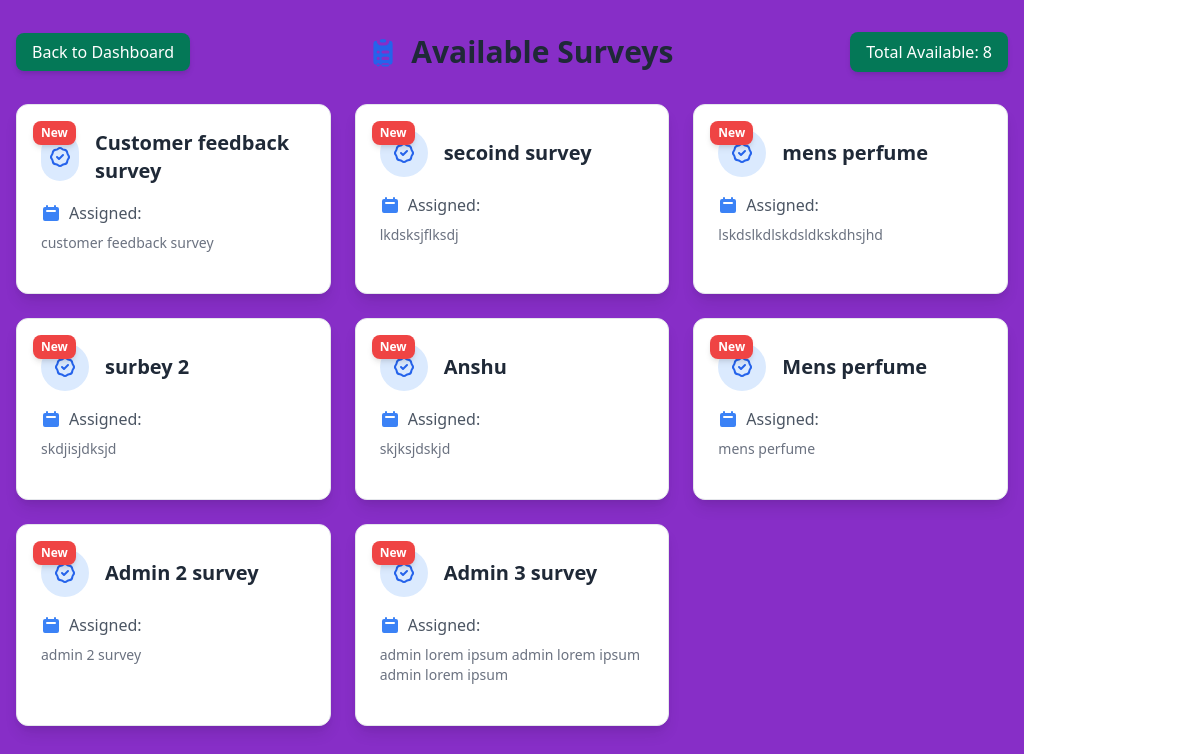
The page /respondent/survey_wall/ (signed in) on the database as committed earlier.
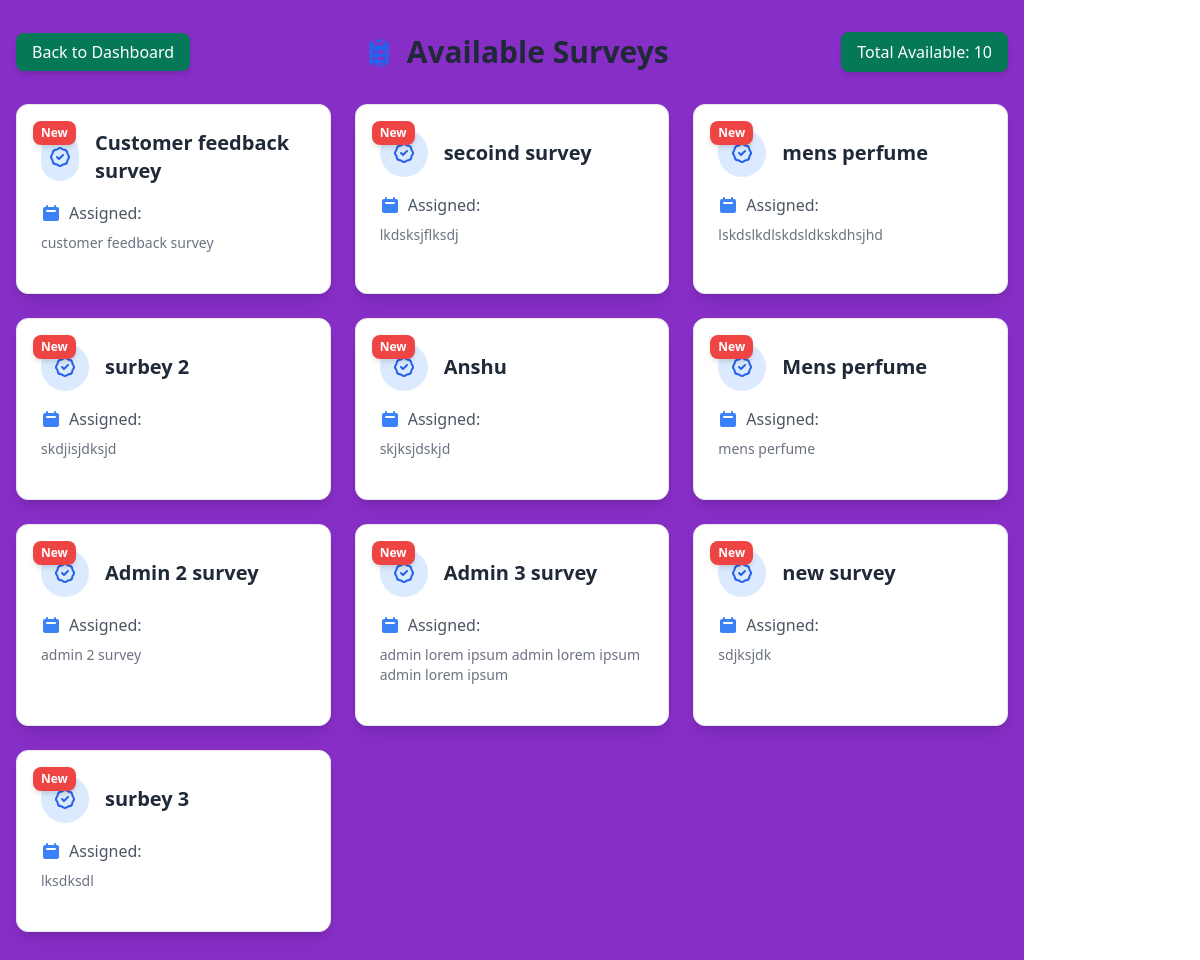
The same page on the database as committed later.
### surveys/models.py (models this page shows, shortened)
class Survey(models.Model):
    title = models.CharField(max_length=200)
    description = models.TextField(blank=True, null=True)
    user = models.ForeignKey(
        settings.AUTH_USER_MODEL,
        on_delete=models.CASCADE,
        related_name='surveys',
        null=True  # Allow existing surveys to remain
    )
    created_at = models.DateTimeField(auto_now_add=True)
    updated_at = models.DateTimeField(auto_now=True)
    unique_link = models.CharField(max_length=16, unique=True, blank=True)
    external_link = models.CharField(max_length=16, unique=True, blank=True, null=True)
    max_external_responses = models.PositiveIntegerField(null=True, blank=True)
    external_response_count = models.PositiveIntegerField(default=0)
    is_active = models.BooleanField(default=True)  # New field to track survey activation status
    expiry_datetime = models.DateTimeField(null=True, blank=True)
    is_expired = models.BooleanField(default=False)
    points = models.IntegerField(default=0)

### respondent_app/views.py (the view)
# urls.py: path('survey_wall/', survey_wall, name='survey_wall'),
@login_required
def survey_wall(request):
    surveys = Survey.objects.all()
    taken_surveys = Response.objects.filter(user=request.user)
    expired_taken_ids = taken_surveys.filter(
        submitted_at__lt=now() - timedelta(hours=48)
    ).values_list('survey_id', flat=True)
    all_taken_ids = taken_surveys.values_list('survey_id', flat=True)
    new_survey_ids = surveys.exclude(id__in=all_taken_ids).values_list('id', flat=True)
    valid_surveys = surveys.exclude(id__in=expired_taken_ids)
    context = {
        'surveys': valid_surveys,
        'new_survey_ids': list(new_survey_ids),
    }
    return render(request, 'respondent_app/surveywall.html', context)

### templates/respondent_app/surveywall.html (shortened to what this page needs)
{% extends 'respondent_app/base.html' %}
{% block content %}
<div class="container mx-auto px-4 py-8 min-h-screen" style="background-color: #872ec7;">
    <div class="max-w-7xl mx-auto">
        <div class="flex justify-between items-center mb-8">
            <div>
                <a href="{% url 'respondent_app:dashboard' %}" class="bg-green-700 text-white px-4 py-2 rounded-lg shadow-md hover:bg-gray-800 transition duration-300">Back to Dashboard</a>
            </div>
            <h1 class="text-3xl font-extrabold text-gray-800 flex items-center">
                Available Surveys
            </h1>
            <div class="bg-green-700 text-white px-4 py-2 rounded-lg shadow-md hover:bg-green-600 transition duration-300">
                Total Available: {{ surveys.count }}
            </div>
        </div>
        {% if surveys %}
        <div class="grid grid-cols-1 md:grid-cols-2 lg:grid-cols-3 gap-6">
            {% for survey in surveys %}
            <div class="bg-white border border-gray-200 rounded-xl shadow-lg hover:shadow-xl transition-all duration-300 transform hover:-translate-y-2 overflow-hidden">
                <div class="p-6 relative group">
                    {% if survey.id in new_survey_ids %}
                        <div class="absolute top-4 left-4 bg-red-500 text-white text-xs font-bold px-2 py-1 rounded-lg shadow-md">
                            New
                        </div>
                    {% endif %}
                    <div class="flex items-center mb-4">
                        <div class="w-12 h-12 rounded-full bg-blue-100 flex items-center justify-center mr-4">
                        </div>
                        <h2 class="text-xl font-bold text-gray-800">{{ survey.title }}</h2>
                    </div>
                    <div class="space-y-2 text-gray-600 mb-4">
                        <p class="flex items-center">
                            Assigned: {{ survey.assigned_at|date:"d M Y, h:i A" }}
                        </p>
                        <p class="flex items-center text-sm text-gray-500">
                            {{ survey.description }}
                        </p>
                    </div>
                </div>
            </div>
        {% endfor %}
        </div>
        {% else %}
        <div class="bg-white border border-gray-200 rounded-xl shadow-lg p-12 text-center">
            <h2 class="text-2xl font-bold text-gray-600 mb-4">No Available Surveys</h2>
            <p class="text-gray-500">Check back later for new survey opportunities.</p>
        </div>
        {% endif %}
    </div>
</div>
{% endblock %}

Rows that differ between the two databases and show on the page:
added Survey: shows "New", title "new survey", description "sdjksjdk"
added Survey: shows "New", title "surbey 3", description "lksdksdl"
Other text that changed with them:
{{ surveys.count }}: "8" → "10"
